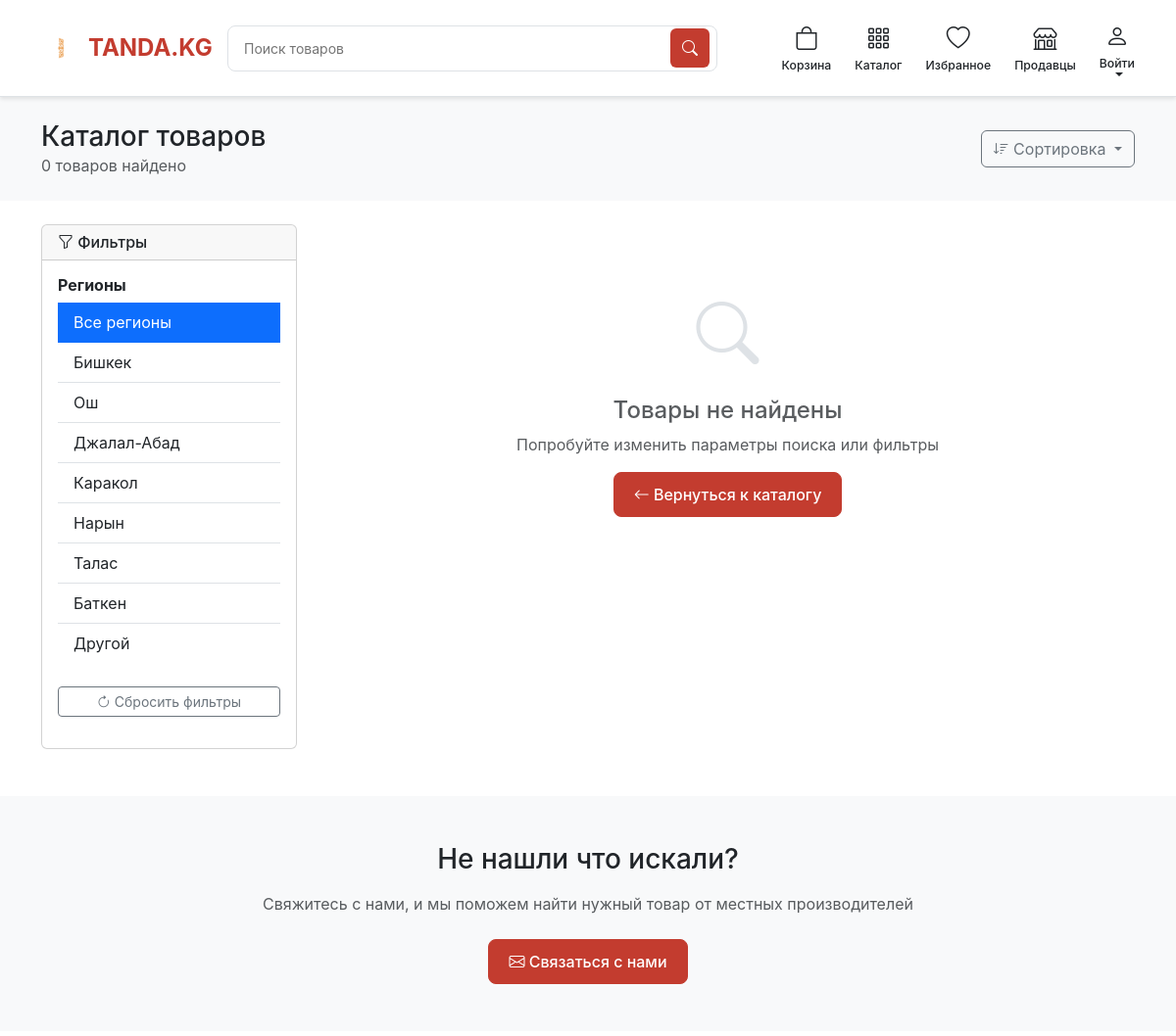
/products/?category=preserves (upper part), run on an earlier commit of the app's database.
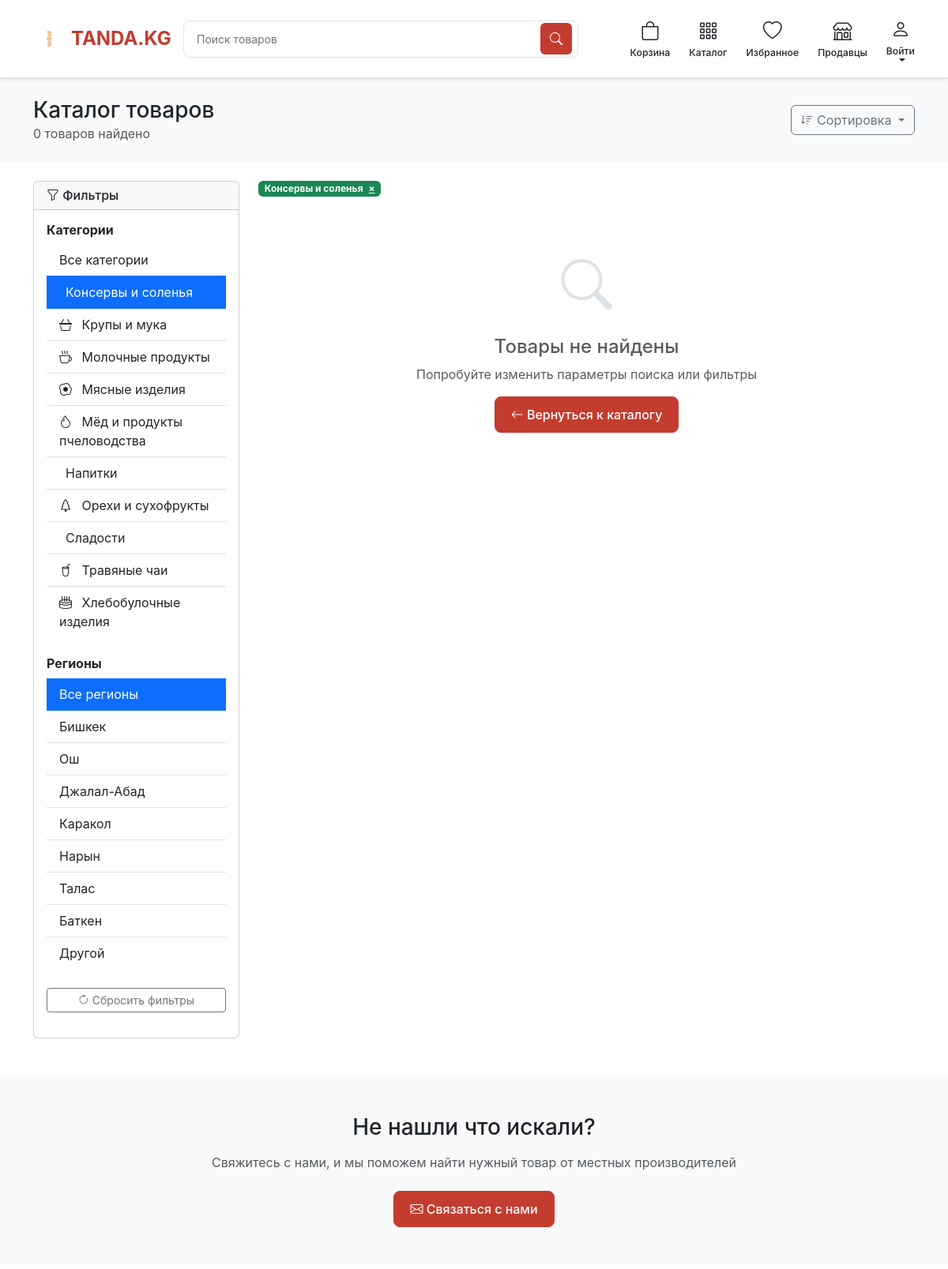
And on a later commit of the database.
### products/models.py (models this page shows, shortened)
class Category(models.Model):
    name = models.CharField(max_length=100, unique=True, verbose_name='Название')
    slug = models.SlugField(max_length=100, unique=True, verbose_name='Слаг')
    description = models.TextField(blank=True, verbose_name='Описание')
    icon = models.CharField(max_length=50, blank=True, verbose_name='Иконка (Bootstrap Icons)')
    class Meta:
        verbose_name = 'Категория'
        verbose_name_plural = 'Категории'
        ordering = ['name']

### frontend/views.py (the view)
# urls.py: path('products/', views.products, name='products'),
def products(request):
    try:
        products_list = Product.objects.filter(is_active=True).select_related('producer', 'category')
        category_filter = request.GET.get('category')
        region_filter = request.GET.get('region')
        search_query = request.GET.get('search')
        sort_by = request.GET.get('sort', 'newest')
        if category_filter:
            products_list = products_list.filter(category__slug=category_filter)
        if region_filter:
            products_list = products_list.filter(producer__region=region_filter)
        if search_query:
            products_list = products_list.filter(
                Q(name__icontains=search_query) |
                Q(description__icontains=search_query) |
                Q(producer__name__icontains=search_query)
            )
        if sort_by == 'popular':
            products_list = products_list.order_by('-num_sales')
        elif sort_by == 'rating':
            products_list = products_list.annotate(avg_rating=Avg('reviews__rating')).order_by('-avg_rating')
        elif sort_by == 'price_low':
            products_list = products_list.order_by('price')
        elif sort_by == 'price_high':
            products_list = products_list.order_by('-price')
        else:  # newest
            products_list = products_list.order_by('-created_at')
        categories = Category.objects.all()
        regions = Producer.REGIONS
    except Exception:
        products_list = []
        categories = []
        regions = []
        category_filter = None
        region_filter = None
        search_query = None
        sort_by = 'newest'
    context = {
        'products': products_list,
        'categories': categories,
        'regions': regions,
        'current_category': category_filter,
        'current_region': region_filter,
        'search_query': search_query,
        'current_sort': sort_by,
    }
    return render(request, 'frontend/products.html', context)

### cart/models.py (called while the page is built)
    @property
    def total_items(self):
        return sum(item.quantity for item in self.items.all())

    @property
    def total_price(self):
        return sum(item.get_total_price() for item in self.items.all())

### cart/views.py (called while the page is built)
def get_or_create_cart(request):
    if request.user.is_authenticated:
        cart, created = Cart.objects.get_or_create(user=request.user)
    else:
        session_key = request.session.session_key
        if not session_key:
            request.session.create()
            session_key = request.session.session_key
        cart, created = Cart.objects.get_or_create(session_key=session_key)
    return cart

def cart_context(request):
    try:
        cart = get_or_create_cart(request)
        return {
            'cart': cart,
            'cart_count': cart.total_items,
            'cart_total': cart.total_price
        }
    except:
        return {
            'cart': None,
            'cart_count': 0,
            'cart_total': 0
        }

### templates/frontend/products.html (shortened to what the changed rows need)
{% extends 'base.html' %}
{% block content %}
<section class="py-4 bg-light">
    <div class="container">
        <div class="row align-items-center">
            <div class="col-md-6">
                <h1 class="h3 mb-0">Каталог товаров</h1>
            </div>
        </div>
    </div>
</section>
<section class="py-4">
    <div class="container">
        <div class="row">
            <div class="col-md-3 mb-4">
                <div class="card">
                    <div class="card-body">
                        {% if categories %}
                        <div class="mb-4">
                            <h6 class="fw-bold">Категории</h6>
                            <div class="list-group list-group-flush">
                                <a href="{% url 'products' %}{% if request.GET.search %}?search={{ request.GET.search }}{% endif %}"
                                   class="list-group-item list-group-item-action {% if not current_category %}active{% endif %}">
                                    Все категории
                                </a>
                                {% for category in categories %}
                                <a href="{% url 'products' %}?category={{ category.slug }}{% if request.GET.search %}&search={{ request.GET.search }}{% endif %}"
                                   class="list-group-item list-group-item-action {% if current_category == category.slug %}active{% endif %}">
                                    {% if category.icon %}
                                        <i class="bi bi-{{ category.icon }} me-2"></i>
                                    {% endif %}
                                    {{ category.name }}
                                </a>
                                {% endfor %}
                            </div>
                        </div>
                        {% endif %}
                        {% if regions %}
                        <div class="mb-4">
                            <div class="list-group list-group-flush">
                                <a href="{% url 'products' %}{% if request.GET.search %}?search={{ request.GET.search }}{% endif %}{% if current_category %}&category={{ current_category }}{% endif %}"
                                   class="list-group-item list-group-item-action {% if not current_region %}active{% endif %}">
                                    Все регионы
                                </a>
                                {% for region_code, region_name in regions %}
                                <a href="{% url 'products' %}?region={{ region_code }}{% if request.GET.search %}&search={{ request.GET.search }}{% endif %}{% if current_category %}&category={{ current_category }}{% endif %}"
                                   class="list-group-item list-group-item-action {% if current_region == region_code %}active{% endif %}">
                                    {{ region_name }}
                                </a>
                                {% endfor %}
                            </div>
                        </div>
                        {% endif %}
                    </div>
                </div>
            </div>
            <div class="col-md-9">
                {% if current_category or current_region or search_query %}
                <div class="mb-3">
                    <div class="d-flex flex-wrap gap-2">
                        {% if current_category %}
                        {% for category in categories %}
                            {% if category.slug == current_category %}
                            <span class="badge bg-success">
                                {{ category.name }}
                                <a href="{% url 'products' %}" class="text-white ms-1">×</a>
                            </span>
                            {% endif %}
                        {% endfor %}
                        {% endif %}
                    </div>
                </div>
                {% endif %}
            </div>
        </div>
    </div>
</section>
{% endblock %}

What changed in the data, as far as the page shows it:
added Category: name "Консервы и соленья", slug "preserves" (drawn)
added Category: name "Крупы и мука", shown under "Категории"
added Category: name "Молочные продукты", shown under "Категории"
added Category: name "Мясные изделия", shown under "Категории"
added Category: name "Мёд и продукты пчеловодства", shown under "Категории"
added Category: name "Напитки", shown under "Категории"
added Category: name "Орехи и сухофрукты", shown under "Категории"
added Category: name "Сладости", shown under "Категории"
added Category: name "Травяные чаи", shown under "Категории"
added Category: name "Хлебобулочные изделия", shown under "Категории"
Also different on the page:
text now shown: "Категории Все категории"
